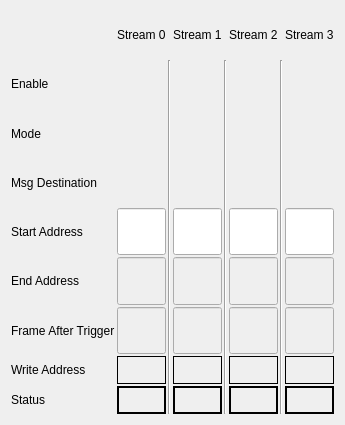
<?xml version="1.0" encoding="UTF-8"?>
<ui version="4.0">
 <class>Form</class>
 <widget class="QWidget" name="Form">
  <property name="geometry">
   <rect>
    <x>0</x>
    <y>0</y>
    <width>314</width>
    <height>425</height>
   </rect>
  </property>
  <property name="windowTitle">
   <string>Form</string>
  </property>
  <layout class="QHBoxLayout" name="horizontalLayout">
   <item>
    <layout class="QGridLayout" name="gridLayout">
     <property name="spacing">
      <number>2</number>
     </property>
     <item row="6" column="7">
      <widget class="PyDMLineEdit" name="PyDMLineEdit_12">
       <property name="enabled">
        <bool>false</bool>
       </property>
       <property name="sizePolicy">
        <sizepolicy hsizetype="Preferred" vsizetype="Preferred">
         <horstretch>0</horstretch>
         <verstretch>0</verstretch>
        </sizepolicy>
       </property>
       <property name="maximumSize">
        <size>
         <width>16777215</width>
         <height>16777215</height>
        </size>
       </property>
       <property name="font">
        <font>
         <pointsize>9</pointsize>
        </font>
       </property>
       <property name="toolTip">
        <string/>
       </property>
       <property name="channel" stdset="0">
        <string>ca://${DEVICE}:WFENG${ENG}_FRAFTTRG3</string>
       </property>
      </widget>
     </item>
     <item row="1" column="3">
      <widget class="PyDMEnumButton" name="PyDMEnumButton_4">
       <property name="sizePolicy">
        <sizepolicy hsizetype="Preferred" vsizetype="Preferred">
         <horstretch>0</horstretch>
         <verstretch>0</verstretch>
        </sizepolicy>
       </property>
       <property name="minimumSize">
        <size>
         <width>0</width>
         <height>0</height>
        </size>
       </property>
       <property name="maximumSize">
        <size>
         <width>16777215</width>
         <height>16777215</height>
        </size>
       </property>
       <property name="font">
        <font>
         <pointsize>8</pointsize>
        </font>
       </property>
       <property name="toolTip">
        <string/>
       </property>
       <property name="styleSheet">
        <string notr="true"/>
       </property>
       <property name="channel" stdset="0">
        <string>ca://${DEVICE}:WFENG${ENG}_ENABLE1</string>
       </property>
       <property name="orientation" stdset="0">
        <enum>Qt::Horizontal</enum>
       </property>
       <property name="marginTop" stdset="0">
        <number>0</number>
       </property>
       <property name="marginBottom" stdset="0">
        <number>0</number>
       </property>
       <property name="marginLeft" stdset="0">
        <number>0</number>
       </property>
       <property name="marginRight" stdset="0">
        <number>0</number>
       </property>
       <property name="horizontalSpacing" stdset="0">
        <number>0</number>
       </property>
       <property name="verticalSpacing" stdset="0">
        <number>0</number>
       </property>
      </widget>
     </item>
     <item row="6" column="3">
      <widget class="PyDMLineEdit" name="PyDMLineEdit_10">
       <property name="enabled">
        <bool>false</bool>
       </property>
       <property name="sizePolicy">
        <sizepolicy hsizetype="Preferred" vsizetype="Preferred">
         <horstretch>0</horstretch>
         <verstretch>0</verstretch>
        </sizepolicy>
       </property>
       <property name="maximumSize">
        <size>
         <width>16777215</width>
         <height>16777215</height>
        </size>
       </property>
       <property name="font">
        <font>
         <pointsize>9</pointsize>
        </font>
       </property>
       <property name="toolTip">
        <string/>
       </property>
       <property name="channel" stdset="0">
        <string>ca://${DEVICE}:WFENG${ENG}_FRAFTTRG1</string>
       </property>
      </widget>
     </item>
     <item row="2" column="7">
      <widget class="PyDMEnumButton" name="PyDMEnumButton_9">
       <property name="sizePolicy">
        <sizepolicy hsizetype="Preferred" vsizetype="Preferred">
         <horstretch>0</horstretch>
         <verstretch>0</verstretch>
        </sizepolicy>
       </property>
       <property name="minimumSize">
        <size>
         <width>0</width>
         <height>0</height>
        </size>
       </property>
       <property name="maximumSize">
        <size>
         <width>16777215</width>
         <height>16777215</height>
        </size>
       </property>
       <property name="font">
        <font>
         <pointsize>8</pointsize>
        </font>
       </property>
       <property name="toolTip">
        <string/>
       </property>
       <property name="styleSheet">
        <string notr="true"/>
       </property>
       <property name="channel" stdset="0">
        <string>ca://${DEVICE}:WFENG${ENG}_MODE3</string>
       </property>
       <property name="orientation" stdset="0">
        <enum>Qt::Horizontal</enum>
       </property>
       <property name="marginTop" stdset="0">
        <number>0</number>
       </property>
       <property name="marginBottom" stdset="0">
        <number>0</number>
       </property>
       <property name="marginLeft" stdset="0">
        <number>0</number>
       </property>
       <property name="marginRight" stdset="0">
        <number>0</number>
       </property>
       <property name="horizontalSpacing" stdset="0">
        <number>0</number>
       </property>
       <property name="verticalSpacing" stdset="0">
        <number>0</number>
       </property>
      </widget>
     </item>
     <item row="0" column="3">
      <widget class="QLabel" name="label_10">
       <property name="text">
        <string>Stream 1</string>
       </property>
      </widget>
     </item>
     <item row="1" column="7">
      <widget class="PyDMEnumButton" name="PyDMEnumButton_6">
       <property name="sizePolicy">
        <sizepolicy hsizetype="Preferred" vsizetype="Preferred">
         <horstretch>0</horstretch>
         <verstretch>0</verstretch>
        </sizepolicy>
       </property>
       <property name="minimumSize">
        <size>
         <width>0</width>
         <height>0</height>
        </size>
       </property>
       <property name="maximumSize">
        <size>
         <width>16777215</width>
         <height>16777215</height>
        </size>
       </property>
       <property name="font">
        <font>
         <pointsize>8</pointsize>
        </font>
       </property>
       <property name="toolTip">
        <string/>
       </property>
       <property name="styleSheet">
        <string notr="true"/>
       </property>
       <property name="channel" stdset="0">
        <string>ca://${DEVICE}:WFENG${ENG}_ENABLE3</string>
       </property>
       <property name="orientation" stdset="0">
        <enum>Qt::Horizontal</enum>
       </property>
       <property name="marginTop" stdset="0">
        <number>0</number>
       </property>
       <property name="marginBottom" stdset="0">
        <number>0</number>
       </property>
       <property name="marginLeft" stdset="0">
        <number>0</number>
       </property>
       <property name="marginRight" stdset="0">
        <number>0</number>
       </property>
       <property name="horizontalSpacing" stdset="0">
        <number>0</number>
       </property>
       <property name="verticalSpacing" stdset="0">
        <number>0</number>
       </property>
      </widget>
     </item>
     <item row="3" column="7">
      <widget class="PyDMEnumButton" name="PyDMEnumButton_12">
       <property name="sizePolicy">
        <sizepolicy hsizetype="Preferred" vsizetype="Preferred">
         <horstretch>0</horstretch>
         <verstretch>0</verstretch>
        </sizepolicy>
       </property>
       <property name="minimumSize">
        <size>
         <width>0</width>
         <height>0</height>
        </size>
       </property>
       <property name="maximumSize">
        <size>
         <width>16777215</width>
         <height>16777215</height>
        </size>
       </property>
       <property name="font">
        <font>
         <pointsize>8</pointsize>
        </font>
       </property>
       <property name="toolTip">
        <string/>
       </property>
       <property name="channel" stdset="0">
        <string>ca://${DEVICE}:WFENG${ENG}_MSGDEST3</string>
       </property>
       <property name="orientation" stdset="0">
        <enum>Qt::Horizontal</enum>
       </property>
       <property name="marginTop" stdset="0">
        <number>0</number>
       </property>
       <property name="marginBottom" stdset="0">
        <number>0</number>
       </property>
       <property name="marginLeft" stdset="0">
        <number>0</number>
       </property>
       <property name="marginRight" stdset="0">
        <number>0</number>
       </property>
       <property name="horizontalSpacing" stdset="0">
        <number>0</number>
       </property>
       <property name="verticalSpacing" stdset="0">
        <number>0</number>
       </property>
      </widget>
     </item>
     <item row="1" column="1">
      <widget class="PyDMEnumButton" name="PyDMEnumButton">
       <property name="sizePolicy">
        <sizepolicy hsizetype="Preferred" vsizetype="Preferred">
         <horstretch>0</horstretch>
         <verstretch>0</verstretch>
        </sizepolicy>
       </property>
       <property name="minimumSize">
        <size>
         <width>0</width>
         <height>0</height>
        </size>
       </property>
       <property name="maximumSize">
        <size>
         <width>16777215</width>
         <height>16777215</height>
        </size>
       </property>
       <property name="font">
        <font>
         <pointsize>8</pointsize>
        </font>
       </property>
       <property name="toolTip">
        <string/>
       </property>
       <property name="styleSheet">
        <string notr="true"/>
       </property>
       <property name="channel" stdset="0">
        <string>ca://${DEVICE}:WFENG${ENG}_ENABLE0</string>
       </property>
       <property name="orientation" stdset="0">
        <enum>Qt::Horizontal</enum>
       </property>
       <property name="marginTop" stdset="0">
        <number>0</number>
       </property>
       <property name="marginBottom" stdset="0">
        <number>0</number>
       </property>
       <property name="marginLeft" stdset="0">
        <number>0</number>
       </property>
       <property name="marginRight" stdset="0">
        <number>0</number>
       </property>
       <property name="horizontalSpacing" stdset="0">
        <number>0</number>
       </property>
       <property name="verticalSpacing" stdset="0">
        <number>0</number>
       </property>
      </widget>
     </item>
     <item row="8" column="1">
      <widget class="PyDMLabel" name="PyDMLabel_2">
       <property name="sizePolicy">
        <sizepolicy hsizetype="Preferred" vsizetype="Preferred">
         <horstretch>0</horstretch>
         <verstretch>0</verstretch>
        </sizepolicy>
       </property>
       <property name="maximumSize">
        <size>
         <width>16777215</width>
         <height>28</height>
        </size>
       </property>
       <property name="font">
        <font/>
       </property>
       <property name="toolTip">
        <string/>
       </property>
       <property name="styleSheet">
        <string notr="true"/>
       </property>
       <property name="frameShape">
        <enum>QFrame::WinPanel</enum>
       </property>
       <property name="text">
        <string/>
       </property>
       <property name="channel" stdset="0">
        <string>ca://${DEVICE}:WFENG${ENG}_STATUS0</string>
       </property>
      </widget>
     </item>
     <item row="2" column="1">
      <widget class="PyDMEnumButton" name="PyDMEnumButton_2">
       <property name="sizePolicy">
        <sizepolicy hsizetype="Preferred" vsizetype="Preferred">
         <horstretch>0</horstretch>
         <verstretch>0</verstretch>
        </sizepolicy>
       </property>
       <property name="minimumSize">
        <size>
         <width>0</width>
         <height>0</height>
        </size>
       </property>
       <property name="maximumSize">
        <size>
         <width>16777215</width>
         <height>16777215</height>
        </size>
       </property>
       <property name="font">
        <font>
         <pointsize>8</pointsize>
        </font>
       </property>
       <property name="toolTip">
        <string/>
       </property>
       <property name="styleSheet">
        <string notr="true"/>
       </property>
       <property name="channel" stdset="0">
        <string>ca://${DEVICE}:WFENG${ENG}_MODE0</string>
       </property>
       <property name="orientation" stdset="0">
        <enum>Qt::Horizontal</enum>
       </property>
       <property name="marginTop" stdset="0">
        <number>0</number>
       </property>
       <property name="marginBottom" stdset="0">
        <number>0</number>
       </property>
       <property name="marginLeft" stdset="0">
        <number>0</number>
       </property>
       <property name="marginRight" stdset="0">
        <number>0</number>
       </property>
       <property name="horizontalSpacing" stdset="0">
        <number>0</number>
       </property>
       <property name="verticalSpacing" stdset="0">
        <number>0</number>
       </property>
      </widget>
     </item>
     <item row="0" column="7">
      <widget class="QLabel" name="label_12">
       <property name="text">
        <string>Stream 3</string>
       </property>
      </widget>
     </item>
     <item row="0" column="5">
      <widget class="QLabel" name="label_11">
       <property name="text">
        <string>Stream 2</string>
       </property>
      </widget>
     </item>
     <item row="5" column="7">
      <widget class="PyDMLineEdit" name="PyDMLineEdit_9">
       <property name="enabled">
        <bool>false</bool>
       </property>
       <property name="sizePolicy">
        <sizepolicy hsizetype="Preferred" vsizetype="Preferred">
         <horstretch>0</horstretch>
         <verstretch>0</verstretch>
        </sizepolicy>
       </property>
       <property name="maximumSize">
        <size>
         <width>16777215</width>
         <height>16777215</height>
        </size>
       </property>
       <property name="font">
        <font>
         <pointsize>9</pointsize>
        </font>
       </property>
       <property name="toolTip">
        <string/>
       </property>
       <property name="readOnly">
        <bool>false</bool>
       </property>
       <property name="channel" stdset="0">
        <string>ca://${DEVICE}:WFENG${ENG}_ENDADDR3</string>
       </property>
      </widget>
     </item>
     <item row="7" column="1">
      <widget class="PyDMLabel" name="PyDMLabel">
       <property name="sizePolicy">
        <sizepolicy hsizetype="Preferred" vsizetype="Preferred">
         <horstretch>0</horstretch>
         <verstretch>0</verstretch>
        </sizepolicy>
       </property>
       <property name="minimumSize">
        <size>
         <width>0</width>
         <height>0</height>
        </size>
       </property>
       <property name="maximumSize">
        <size>
         <width>16777215</width>
         <height>28</height>
        </size>
       </property>
       <property name="font">
        <font/>
       </property>
       <property name="toolTip">
        <string/>
       </property>
       <property name="styleSheet">
        <string notr="true"/>
       </property>
       <property name="frameShape">
        <enum>QFrame::Panel</enum>
       </property>
       <property name="text">
        <string/>
       </property>
       <property name="channel" stdset="0">
        <string>ca://${DEVICE}:WFENG${ENG}_WRADDR0</string>
       </property>
      </widget>
     </item>
     <item row="7" column="5">
      <widget class="PyDMLabel" name="PyDMLabel_4">
       <property name="sizePolicy">
        <sizepolicy hsizetype="Preferred" vsizetype="Preferred">
         <horstretch>0</horstretch>
         <verstretch>0</verstretch>
        </sizepolicy>
       </property>
       <property name="minimumSize">
        <size>
         <width>0</width>
         <height>0</height>
        </size>
       </property>
       <property name="maximumSize">
        <size>
         <width>16777215</width>
         <height>28</height>
        </size>
       </property>
       <property name="font">
        <font/>
       </property>
       <property name="toolTip">
        <string/>
       </property>
       <property name="styleSheet">
        <string notr="true"/>
       </property>
       <property name="frameShape">
        <enum>QFrame::Panel</enum>
       </property>
       <property name="text">
        <string/>
       </property>
       <property name="channel" stdset="0">
        <string>ca://${DEVICE}:WFENG${ENG}_WRADDR2</string>
       </property>
      </widget>
     </item>
     <item row="0" column="1">
      <widget class="QLabel" name="label_2">
       <property name="sizePolicy">
        <sizepolicy hsizetype="Preferred" vsizetype="Preferred">
         <horstretch>1</horstretch>
         <verstretch>1</verstretch>
        </sizepolicy>
       </property>
       <property name="text">
        <string>Stream 0</string>
       </property>
      </widget>
     </item>
     <item row="5" column="1">
      <widget class="PyDMLineEdit" name="PyDMLineEdit_2">
       <property name="enabled">
        <bool>false</bool>
       </property>
       <property name="sizePolicy">
        <sizepolicy hsizetype="Preferred" vsizetype="Preferred">
         <horstretch>0</horstretch>
         <verstretch>0</verstretch>
        </sizepolicy>
       </property>
       <property name="maximumSize">
        <size>
         <width>16777215</width>
         <height>16777215</height>
        </size>
       </property>
       <property name="font">
        <font>
         <pointsize>9</pointsize>
        </font>
       </property>
       <property name="toolTip">
        <string/>
       </property>
       <property name="readOnly">
        <bool>false</bool>
       </property>
       <property name="channel" stdset="0">
        <string>ca://${DEVICE}:WFENG${ENG}_ENDADDR0</string>
       </property>
      </widget>
     </item>
     <item row="3" column="0">
      <widget class="QLabel" name="label_3">
       <property name="sizePolicy">
        <sizepolicy hsizetype="Preferred" vsizetype="Preferred">
         <horstretch>1</horstretch>
         <verstretch>1</verstretch>
        </sizepolicy>
       </property>
       <property name="font">
        <font/>
       </property>
       <property name="text">
        <string>Msg Destination</string>
       </property>
      </widget>
     </item>
     <item row="5" column="5">
      <widget class="PyDMLineEdit" name="PyDMLineEdit_8">
       <property name="enabled">
        <bool>false</bool>
       </property>
       <property name="sizePolicy">
        <sizepolicy hsizetype="Preferred" vsizetype="Preferred">
         <horstretch>0</horstretch>
         <verstretch>0</verstretch>
        </sizepolicy>
       </property>
       <property name="maximumSize">
        <size>
         <width>16777215</width>
         <height>16777215</height>
        </size>
       </property>
       <property name="font">
        <font>
         <pointsize>9</pointsize>
        </font>
       </property>
       <property name="toolTip">
        <string/>
       </property>
       <property name="readOnly">
        <bool>false</bool>
       </property>
       <property name="channel" stdset="0">
        <string>ca://${DEVICE}:WFENG${ENG}_ENDADDR2</string>
       </property>
      </widget>
     </item>
     <item row="1" column="0">
      <widget class="QLabel" name="label">
       <property name="sizePolicy">
        <sizepolicy hsizetype="Preferred" vsizetype="Preferred">
         <horstretch>1</horstretch>
         <verstretch>1</verstretch>
        </sizepolicy>
       </property>
       <property name="font">
        <font/>
       </property>
       <property name="text">
        <string>Enable</string>
       </property>
      </widget>
     </item>
     <item row="2" column="0">
      <widget class="QLabel" name="label_6">
       <property name="sizePolicy">
        <sizepolicy hsizetype="Preferred" vsizetype="Preferred">
         <horstretch>1</horstretch>
         <verstretch>1</verstretch>
        </sizepolicy>
       </property>
       <property name="font">
        <font/>
       </property>
       <property name="text">
        <string>Mode</string>
       </property>
      </widget>
     </item>
     <item row="4" column="1">
      <widget class="PyDMLineEdit" name="PyDMLineEdit">
       <property name="sizePolicy">
        <sizepolicy hsizetype="Preferred" vsizetype="Preferred">
         <horstretch>0</horstretch>
         <verstretch>0</verstretch>
        </sizepolicy>
       </property>
       <property name="maximumSize">
        <size>
         <width>16777215</width>
         <height>16777215</height>
        </size>
       </property>
       <property name="font">
        <font>
         <pointsize>9</pointsize>
        </font>
       </property>
       <property name="toolTip">
        <string/>
       </property>
       <property name="readOnly">
        <bool>false</bool>
       </property>
       <property name="channel" stdset="0">
        <string>ca://${DEVICE}:WFENG${ENG}_STARTADDR0</string>
       </property>
      </widget>
     </item>
     <item row="4" column="0">
      <widget class="QLabel" name="label_4">
       <property name="sizePolicy">
        <sizepolicy hsizetype="Preferred" vsizetype="Preferred">
         <horstretch>1</horstretch>
         <verstretch>1</verstretch>
        </sizepolicy>
       </property>
       <property name="font">
        <font/>
       </property>
       <property name="text">
        <string>Start Address</string>
       </property>
      </widget>
     </item>
     <item row="5" column="3">
      <widget class="PyDMLineEdit" name="PyDMLineEdit_7">
       <property name="enabled">
        <bool>false</bool>
       </property>
       <property name="sizePolicy">
        <sizepolicy hsizetype="Preferred" vsizetype="Preferred">
         <horstretch>0</horstretch>
         <verstretch>0</verstretch>
        </sizepolicy>
       </property>
       <property name="maximumSize">
        <size>
         <width>16777215</width>
         <height>16777215</height>
        </size>
       </property>
       <property name="font">
        <font>
         <pointsize>9</pointsize>
        </font>
       </property>
       <property name="toolTip">
        <string/>
       </property>
       <property name="readOnly">
        <bool>false</bool>
       </property>
       <property name="channel" stdset="0">
        <string>ca://${DEVICE}:WFENG${ENG}_ENDADDR1</string>
       </property>
      </widget>
     </item>
     <item row="7" column="3">
      <widget class="PyDMLabel" name="PyDMLabel_3">
       <property name="sizePolicy">
        <sizepolicy hsizetype="Preferred" vsizetype="Preferred">
         <horstretch>0</horstretch>
         <verstretch>0</verstretch>
        </sizepolicy>
       </property>
       <property name="minimumSize">
        <size>
         <width>0</width>
         <height>0</height>
        </size>
       </property>
       <property name="maximumSize">
        <size>
         <width>16777215</width>
         <height>28</height>
        </size>
       </property>
       <property name="font">
        <font/>
       </property>
       <property name="toolTip">
        <string/>
       </property>
       <property name="styleSheet">
        <string notr="true"/>
       </property>
       <property name="frameShape">
        <enum>QFrame::Panel</enum>
       </property>
       <property name="text">
        <string/>
       </property>
       <property name="channel" stdset="0">
        <string>ca://${DEVICE}:WFENG${ENG}_WRADDR1</string>
       </property>
      </widget>
     </item>
     <item row="4" column="5">
      <widget class="PyDMLineEdit" name="PyDMLineEdit_5">
       <property name="sizePolicy">
        <sizepolicy hsizetype="Preferred" vsizetype="Preferred">
         <horstretch>0</horstretch>
         <verstretch>0</verstretch>
        </sizepolicy>
       </property>
       <property name="maximumSize">
        <size>
         <width>16777215</width>
         <height>16777215</height>
        </size>
       </property>
       <property name="font">
        <font>
         <pointsize>9</pointsize>
        </font>
       </property>
       <property name="toolTip">
        <string/>
       </property>
       <property name="readOnly">
        <bool>false</bool>
       </property>
       <property name="channel" stdset="0">
        <string>ca://${DEVICE}:WFENG${ENG}_STARTADDR2</string>
       </property>
      </widget>
     </item>
     <item row="2" column="5">
      <widget class="PyDMEnumButton" name="PyDMEnumButton_8">
       <property name="sizePolicy">
        <sizepolicy hsizetype="Preferred" vsizetype="Preferred">
         <horstretch>0</horstretch>
         <verstretch>0</verstretch>
        </sizepolicy>
       </property>
       <property name="minimumSize">
        <size>
         <width>0</width>
         <height>0</height>
        </size>
       </property>
       <property name="maximumSize">
        <size>
         <width>16777215</width>
         <height>16777215</height>
        </size>
       </property>
       <property name="font">
        <font>
         <pointsize>8</pointsize>
        </font>
       </property>
       <property name="toolTip">
        <string/>
       </property>
       <property name="styleSheet">
        <string notr="true"/>
       </property>
       <property name="channel" stdset="0">
        <string>ca://${DEVICE}:WFENG${ENG}_MODE2</string>
       </property>
       <property name="orientation" stdset="0">
        <enum>Qt::Horizontal</enum>
       </property>
       <property name="marginTop" stdset="0">
        <number>0</number>
       </property>
       <property name="marginBottom" stdset="0">
        <number>0</number>
       </property>
       <property name="marginLeft" stdset="0">
        <number>0</number>
       </property>
       <property name="marginRight" stdset="0">
        <number>0</number>
       </property>
       <property name="horizontalSpacing" stdset="0">
        <number>0</number>
       </property>
       <property name="verticalSpacing" stdset="0">
        <number>0</number>
       </property>
      </widget>
     </item>
     <item row="3" column="5">
      <widget class="PyDMEnumButton" name="PyDMEnumButton_11">
       <property name="sizePolicy">
        <sizepolicy hsizetype="Preferred" vsizetype="Preferred">
         <horstretch>0</horstretch>
         <verstretch>0</verstretch>
        </sizepolicy>
       </property>
       <property name="minimumSize">
        <size>
         <width>0</width>
         <height>0</height>
        </size>
       </property>
       <property name="maximumSize">
        <size>
         <width>16777215</width>
         <height>16777215</height>
        </size>
       </property>
       <property name="font">
        <font>
         <pointsize>8</pointsize>
        </font>
       </property>
       <property name="toolTip">
        <string/>
       </property>
       <property name="channel" stdset="0">
        <string>ca://${DEVICE}:WFENG${ENG}_MSGDEST2</string>
       </property>
       <property name="orientation" stdset="0">
        <enum>Qt::Horizontal</enum>
       </property>
       <property name="marginTop" stdset="0">
        <number>0</number>
       </property>
       <property name="marginBottom" stdset="0">
        <number>0</number>
       </property>
       <property name="marginLeft" stdset="0">
        <number>0</number>
       </property>
       <property name="marginRight" stdset="0">
        <number>0</number>
       </property>
       <property name="horizontalSpacing" stdset="0">
        <number>0</number>
       </property>
       <property name="verticalSpacing" stdset="0">
        <number>0</number>
       </property>
      </widget>
     </item>
     <item row="8" column="7">
      <widget class="PyDMLabel" name="PyDMLabel_8">
       <property name="sizePolicy">
        <sizepolicy hsizetype="Preferred" vsizetype="Preferred">
         <horstretch>0</horstretch>
         <verstretch>0</verstretch>
        </sizepolicy>
       </property>
       <property name="maximumSize">
        <size>
         <width>16777215</width>
         <height>28</height>
        </size>
       </property>
       <property name="font">
        <font/>
       </property>
       <property name="toolTip">
        <string/>
       </property>
       <property name="styleSheet">
        <string notr="true"/>
       </property>
       <property name="frameShape">
        <enum>QFrame::WinPanel</enum>
       </property>
       <property name="text">
        <string/>
       </property>
       <property name="channel" stdset="0">
        <string>ca://${DEVICE}:WFENG${ENG}_STATUS3</string>
       </property>
      </widget>
     </item>
     <item row="5" column="0">
      <widget class="QLabel" name="label_5">
       <property name="sizePolicy">
        <sizepolicy hsizetype="Preferred" vsizetype="Preferred">
         <horstretch>1</horstretch>
         <verstretch>1</verstretch>
        </sizepolicy>
       </property>
       <property name="font">
        <font/>
       </property>
       <property name="text">
        <string>End Address</string>
       </property>
      </widget>
     </item>
     <item row="7" column="0">
      <widget class="QLabel" name="label_9">
       <property name="sizePolicy">
        <sizepolicy hsizetype="Preferred" vsizetype="Preferred">
         <horstretch>1</horstretch>
         <verstretch>1</verstretch>
        </sizepolicy>
       </property>
       <property name="font">
        <font/>
       </property>
       <property name="text">
        <string>Write Address</string>
       </property>
      </widget>
     </item>
     <item row="3" column="3">
      <widget class="PyDMEnumButton" name="PyDMEnumButton_10">
       <property name="sizePolicy">
        <sizepolicy hsizetype="Preferred" vsizetype="Preferred">
         <horstretch>0</horstretch>
         <verstretch>0</verstretch>
        </sizepolicy>
       </property>
       <property name="minimumSize">
        <size>
         <width>0</width>
         <height>0</height>
        </size>
       </property>
       <property name="maximumSize">
        <size>
         <width>16777215</width>
         <height>16777215</height>
        </size>
       </property>
       <property name="font">
        <font>
         <pointsize>8</pointsize>
        </font>
       </property>
       <property name="toolTip">
        <string/>
       </property>
       <property name="channel" stdset="0">
        <string>ca://${DEVICE}:WFENG${ENG}_MSGDEST1</string>
       </property>
       <property name="orientation" stdset="0">
        <enum>Qt::Horizontal</enum>
       </property>
       <property name="marginTop" stdset="0">
        <number>0</number>
       </property>
       <property name="marginBottom" stdset="0">
        <number>0</number>
       </property>
       <property name="marginLeft" stdset="0">
        <number>0</number>
       </property>
       <property name="marginRight" stdset="0">
        <number>0</number>
       </property>
       <property name="horizontalSpacing" stdset="0">
        <number>0</number>
       </property>
       <property name="verticalSpacing" stdset="0">
        <number>0</number>
       </property>
      </widget>
     </item>
     <item row="8" column="3">
      <widget class="PyDMLabel" name="PyDMLabel_6">
       <property name="sizePolicy">
        <sizepolicy hsizetype="Preferred" vsizetype="Preferred">
         <horstretch>0</horstretch>
         <verstretch>0</verstretch>
        </sizepolicy>
       </property>
       <property name="maximumSize">
        <size>
         <width>16777215</width>
         <height>28</height>
        </size>
       </property>
       <property name="font">
        <font/>
       </property>
       <property name="toolTip">
        <string/>
       </property>
       <property name="styleSheet">
        <string notr="true"/>
       </property>
       <property name="frameShape">
        <enum>QFrame::WinPanel</enum>
       </property>
       <property name="text">
        <string/>
       </property>
       <property name="channel" stdset="0">
        <string>ca://${DEVICE}:WFENG${ENG}_STATUS1</string>
       </property>
      </widget>
     </item>
     <item row="6" column="0">
      <widget class="QLabel" name="label_8">
       <property name="sizePolicy">
        <sizepolicy hsizetype="Preferred" vsizetype="Preferred">
         <horstretch>1</horstretch>
         <verstretch>1</verstretch>
        </sizepolicy>
       </property>
       <property name="font">
        <font/>
       </property>
       <property name="text">
        <string>Frame After Trigger</string>
       </property>
      </widget>
     </item>
     <item row="1" column="5">
      <widget class="PyDMEnumButton" name="PyDMEnumButton_5">
       <property name="sizePolicy">
        <sizepolicy hsizetype="Preferred" vsizetype="Preferred">
         <horstretch>0</horstretch>
         <verstretch>0</verstretch>
        </sizepolicy>
       </property>
       <property name="minimumSize">
        <size>
         <width>0</width>
         <height>0</height>
        </size>
       </property>
       <property name="maximumSize">
        <size>
         <width>16777215</width>
         <height>16777215</height>
        </size>
       </property>
       <property name="font">
        <font>
         <pointsize>8</pointsize>
        </font>
       </property>
       <property name="toolTip">
        <string/>
       </property>
       <property name="styleSheet">
        <string notr="true"/>
       </property>
       <property name="channel" stdset="0">
        <string>ca://${DEVICE}:WFENG${ENG}_ENABLE2</string>
       </property>
       <property name="orientation" stdset="0">
        <enum>Qt::Horizontal</enum>
       </property>
       <property name="marginTop" stdset="0">
        <number>0</number>
       </property>
       <property name="marginBottom" stdset="0">
        <number>0</number>
       </property>
       <property name="marginLeft" stdset="0">
        <number>0</number>
       </property>
       <property name="marginRight" stdset="0">
        <number>0</number>
       </property>
       <property name="horizontalSpacing" stdset="0">
        <number>0</number>
       </property>
       <property name="verticalSpacing" stdset="0">
        <number>0</number>
       </property>
      </widget>
     </item>
     <item row="4" column="3">
      <widget class="PyDMLineEdit" name="PyDMLineEdit_4">
       <property name="sizePolicy">
        <sizepolicy hsizetype="Preferred" vsizetype="Preferred">
         <horstretch>0</horstretch>
         <verstretch>0</verstretch>
        </sizepolicy>
       </property>
       <property name="maximumSize">
        <size>
         <width>16777215</width>
         <height>16777215</height>
        </size>
       </property>
       <property name="font">
        <font>
         <pointsize>9</pointsize>
        </font>
       </property>
       <property name="toolTip">
        <string/>
       </property>
       <property name="readOnly">
        <bool>false</bool>
       </property>
       <property name="channel" stdset="0">
        <string>ca://${DEVICE}:WFENG${ENG}_STARTADDR1</string>
       </property>
      </widget>
     </item>
     <item row="3" column="1">
      <widget class="PyDMEnumButton" name="PyDMEnumButton_3">
       <property name="sizePolicy">
        <sizepolicy hsizetype="Preferred" vsizetype="Preferred">
         <horstretch>0</horstretch>
         <verstretch>0</verstretch>
        </sizepolicy>
       </property>
       <property name="minimumSize">
        <size>
         <width>0</width>
         <height>0</height>
        </size>
       </property>
       <property name="maximumSize">
        <size>
         <width>16777215</width>
         <height>16777215</height>
        </size>
       </property>
       <property name="font">
        <font>
         <pointsize>8</pointsize>
        </font>
       </property>
       <property name="toolTip">
        <string/>
       </property>
       <property name="channel" stdset="0">
        <string>ca://${DEVICE}:WFENG${ENG}_MSGDEST0</string>
       </property>
       <property name="orientation" stdset="0">
        <enum>Qt::Horizontal</enum>
       </property>
       <property name="marginTop" stdset="0">
        <number>0</number>
       </property>
       <property name="marginBottom" stdset="0">
        <number>0</number>
       </property>
       <property name="marginLeft" stdset="0">
        <number>0</number>
       </property>
       <property name="marginRight" stdset="0">
        <number>0</number>
       </property>
       <property name="horizontalSpacing" stdset="0">
        <number>0</number>
       </property>
       <property name="verticalSpacing" stdset="0">
        <number>0</number>
       </property>
      </widget>
     </item>
     <item row="6" column="5">
      <widget class="PyDMLineEdit" name="PyDMLineEdit_11">
       <property name="enabled">
        <bool>false</bool>
       </property>
       <property name="sizePolicy">
        <sizepolicy hsizetype="Preferred" vsizetype="Preferred">
         <horstretch>0</horstretch>
         <verstretch>0</verstretch>
        </sizepolicy>
       </property>
       <property name="maximumSize">
        <size>
         <width>16777215</width>
         <height>16777215</height>
        </size>
       </property>
       <property name="font">
        <font>
         <pointsize>9</pointsize>
        </font>
       </property>
       <property name="toolTip">
        <string/>
       </property>
       <property name="channel" stdset="0">
        <string>ca://${DEVICE}:WFENG${ENG}_FRAFTTRG2</string>
       </property>
      </widget>
     </item>
     <item row="8" column="0">
      <widget class="QLabel" name="label_7">
       <property name="sizePolicy">
        <sizepolicy hsizetype="Preferred" vsizetype="Preferred">
         <horstretch>1</horstretch>
         <verstretch>1</verstretch>
        </sizepolicy>
       </property>
       <property name="font">
        <font/>
       </property>
       <property name="text">
        <string>Status</string>
       </property>
      </widget>
     </item>
     <item row="6" column="1">
      <widget class="PyDMLineEdit" name="PyDMLineEdit_3">
       <property name="enabled">
        <bool>false</bool>
       </property>
       <property name="sizePolicy">
        <sizepolicy hsizetype="Preferred" vsizetype="Preferred">
         <horstretch>0</horstretch>
         <verstretch>0</verstretch>
        </sizepolicy>
       </property>
       <property name="maximumSize">
        <size>
         <width>16777215</width>
         <height>16777215</height>
        </size>
       </property>
       <property name="font">
        <font>
         <pointsize>9</pointsize>
        </font>
       </property>
       <property name="toolTip">
        <string/>
       </property>
       <property name="channel" stdset="0">
        <string>ca://${DEVICE}:WFENG${ENG}_FRAFTTRG0</string>
       </property>
      </widget>
     </item>
     <item row="4" column="7">
      <widget class="PyDMLineEdit" name="PyDMLineEdit_6">
       <property name="sizePolicy">
        <sizepolicy hsizetype="Preferred" vsizetype="Preferred">
         <horstretch>0</horstretch>
         <verstretch>0</verstretch>
        </sizepolicy>
       </property>
       <property name="maximumSize">
        <size>
         <width>16777215</width>
         <height>16777215</height>
        </size>
       </property>
       <property name="font">
        <font>
         <pointsize>9</pointsize>
        </font>
       </property>
       <property name="toolTip">
        <string/>
       </property>
       <property name="readOnly">
        <bool>false</bool>
       </property>
       <property name="channel" stdset="0">
        <string>ca://${DEVICE}:WFENG${ENG}_STARTADDR3</string>
       </property>
      </widget>
     </item>
     <item row="2" column="3">
      <widget class="PyDMEnumButton" name="PyDMEnumButton_7">
       <property name="sizePolicy">
        <sizepolicy hsizetype="Preferred" vsizetype="Preferred">
         <horstretch>0</horstretch>
         <verstretch>0</verstretch>
        </sizepolicy>
       </property>
       <property name="minimumSize">
        <size>
         <width>0</width>
         <height>0</height>
        </size>
       </property>
       <property name="maximumSize">
        <size>
         <width>16777215</width>
         <height>16777215</height>
        </size>
       </property>
       <property name="font">
        <font>
         <pointsize>8</pointsize>
        </font>
       </property>
       <property name="toolTip">
        <string/>
       </property>
       <property name="styleSheet">
        <string notr="true"/>
       </property>
       <property name="channel" stdset="0">
        <string>ca://${DEVICE}:WFENG${ENG}_MODE1</string>
       </property>
       <property name="orientation" stdset="0">
        <enum>Qt::Horizontal</enum>
       </property>
       <property name="marginTop" stdset="0">
        <number>0</number>
       </property>
       <property name="marginBottom" stdset="0">
        <number>0</number>
       </property>
       <property name="marginLeft" stdset="0">
        <number>0</number>
       </property>
       <property name="marginRight" stdset="0">
        <number>0</number>
       </property>
       <property name="horizontalSpacing" stdset="0">
        <number>0</number>
       </property>
       <property name="verticalSpacing" stdset="0">
        <number>0</number>
       </property>
      </widget>
     </item>
     <item row="8" column="5">
      <widget class="PyDMLabel" name="PyDMLabel_7">
       <property name="sizePolicy">
        <sizepolicy hsizetype="Preferred" vsizetype="Preferred">
         <horstretch>0</horstretch>
         <verstretch>0</verstretch>
        </sizepolicy>
       </property>
       <property name="maximumSize">
        <size>
         <width>16777215</width>
         <height>28</height>
        </size>
       </property>
       <property name="font">
        <font/>
       </property>
       <property name="toolTip">
        <string/>
       </property>
       <property name="styleSheet">
        <string notr="true"/>
       </property>
       <property name="frameShape">
        <enum>QFrame::WinPanel</enum>
       </property>
       <property name="text">
        <string/>
       </property>
       <property name="channel" stdset="0">
        <string>ca://${DEVICE}:WFENG${ENG}_STATUS2</string>
       </property>
      </widget>
     </item>
     <item row="7" column="7">
      <widget class="PyDMLabel" name="PyDMLabel_5">
       <property name="sizePolicy">
        <sizepolicy hsizetype="Preferred" vsizetype="Preferred">
         <horstretch>0</horstretch>
         <verstretch>0</verstretch>
        </sizepolicy>
       </property>
       <property name="minimumSize">
        <size>
         <width>0</width>
         <height>0</height>
        </size>
       </property>
       <property name="maximumSize">
        <size>
         <width>16777215</width>
         <height>28</height>
        </size>
       </property>
       <property name="font">
        <font/>
       </property>
       <property name="toolTip">
        <string/>
       </property>
       <property name="styleSheet">
        <string notr="true"/>
       </property>
       <property name="frameShape">
        <enum>QFrame::Panel</enum>
       </property>
       <property name="text">
        <string/>
       </property>
       <property name="channel" stdset="0">
        <string>ca://${DEVICE}:WFENG${ENG}_WRADDR3</string>
       </property>
      </widget>
     </item>
     <item row="1" column="2" rowspan="8">
      <widget class="Line" name="line">
       <property name="orientation">
        <enum>Qt::Vertical</enum>
       </property>
      </widget>
     </item>
     <item row="1" column="4" rowspan="8">
      <widget class="Line" name="line_2">
       <property name="orientation">
        <enum>Qt::Vertical</enum>
       </property>
      </widget>
     </item>
     <item row="1" column="6" rowspan="8">
      <widget class="Line" name="line_3">
       <property name="orientation">
        <enum>Qt::Vertical</enum>
       </property>
      </widget>
     </item>
    </layout>
   </item>
  </layout>
 </widget>
 <customwidgets>
  <customwidget>
   <class>PyDMLabel</class>
   <extends>QLabel</extends>
   <header>pydm.widgets.label</header>
  </customwidget>
  <customwidget>
   <class>PyDMLineEdit</class>
   <extends>QLineEdit</extends>
   <header>pydm.widgets.line_edit</header>
  </customwidget>
  <customwidget>
   <class>PyDMEnumButton</class>
   <extends>QWidget</extends>
   <header>pydm.widgets.enum_button</header>
  </customwidget>
 </customwidgets>
 <resources/>
 <connections/>
</ui>
